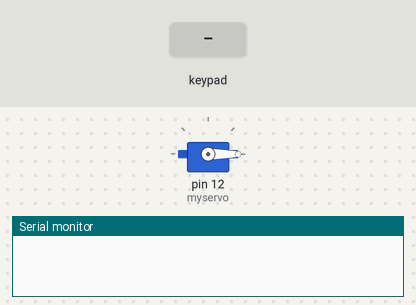
Bench run of a sketch on a simulated Arduino Nano, built with avr-gcc and run on an emulated ATmega328P. Parts: servo, the last lines printed to the serial monitor. Inputs (shaded band) come from the test bench. The audio player accepts every command and is not drawn.

Above: at 0.1 s.
At 2.7 s:
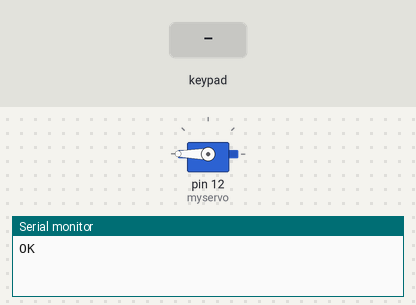
2.8 s: key '1' pressed
4.8 s: key 'A' pressed
9.0 s: key 'B' pressed
Timing chart, 0 to 12.0 s (numbered marks = the images above; inputs shaded):
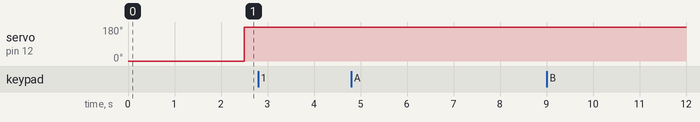

The sketch:

sketch_feb3a.ino
```cpp
#include "Arduino.h"
#include <Keypad.h>
#include <Servo.h>
#include "SoftwareSerial.h"
#include "DFRobotDFPlayerMini.h"
#include "PCF8575.h"
#include "Wire.h"

PCF8575 pcf8575(0x20);


static const uint8_t PIN_MP3_TX = 13; // Connects to module's RX
static const uint8_t PIN_MP3_RX = 11; // Connects to module's TX
SoftwareSerial softwareSerial(PIN_MP3_RX, PIN_MP3_TX);

const int wirePin = 4;
const int endPin = 5;

// Create the Player object
DFRobotDFPlayerMini player;
/////////////////////////////////////////////////////////////////////////////
const byte ROWS = 4; //four rows
const byte COLS = 4; //three columns
char keys[ROWS][COLS] = {
  {'1','2','3', 'A'},
  {'4','5','6', 'B'},
  {'7','8','9', 'C'},
  {'*','0','#', 'D'}
};
byte rowPins[ROWS] = {9, 8, 7, 6}; //connect to the row pinouts of the keypad
byte colPins[COLS] = {5, 4, 3, 2}; //connect to the column pinouts of the keypad

Keypad keypad = Keypad( makeKeymap(keys), rowPins, colPins, ROWS, COLS );
///////////////////////////////////////////////////////////////////////////////
Servo myservo;

String password = "1234"; // Set your password here
String enteredPassword = "";

void setup(){
  Serial.begin(9600);
  myservo.attach(12);
  myservo.write(0);
  delay(1000);

pcf8575.pinMode(P1,OUTPUT);
pcf8575.begin();
   // put your setup code here, to run once:
  pinMode(wirePin, INPUT);
  pinMode(endPin, INPUT);
 // Init USB serial port for debugging
  Serial.begin(9600);
  // Init serial port for DFPlayer Mini
  softwareSerial.begin(9600);
  // Start communication with DFPlayer Mini
  if (player.begin(softwareSerial)) {
   Serial.println("OK");
  } else {
    Serial.println("Connecting to DFPlayer Mini failed!");
  }
}


void loop(){


pcf8575.digitalWrite(P1,HIGH);
delay(500);
pcf8575.digitalWrite(P1,LOW);
delay(500);
myservo.write(180);              // tell servo to go to position in variable 'pos'
          delay(500);
  char key = keypad.getKey();

  if (key){
    Serial.println(key);
  }

  if (key != NO_KEY) {
    if (key != '#') {
      enteredPassword += key;
    } else {
      if (enteredPassword == password) {
        // put your main code here, to run repeatedly:
          // Set volume to maximum (0 to 30).
          player.volume(30);
           // Play the first MP3 file on the SD card
          player.play(2);
          delay(2000);

          player.play(1);
          delay(1000);

        Serial.println("Password Correct");
        // Move servo to unlock position
        // goes from 0 degrees to 90 degrees
          myservo.write(180);              // tell servo to go to position in variable 'pos'
          delay(500);                       // waits 15ms for the servo to reach the position

        //delay(1000); // Delay for 1 second

        enteredPassword = ""; // Reset entered password
      } else {
        // put your main code here, to run repeatedly:
        // Set volume to maximum (0 to 30).
         player.volume(30);
      // Play the first MP3 file on the SD card
         player.play(3);
         delay(1300);

         player.play(4);
         delay(1000);
         myservo.write(0);
         delay(100);

        Serial.println("Incorrect Password");
        enteredPassword = ""; // Reset entered password

      }
    }
  }

}
```
